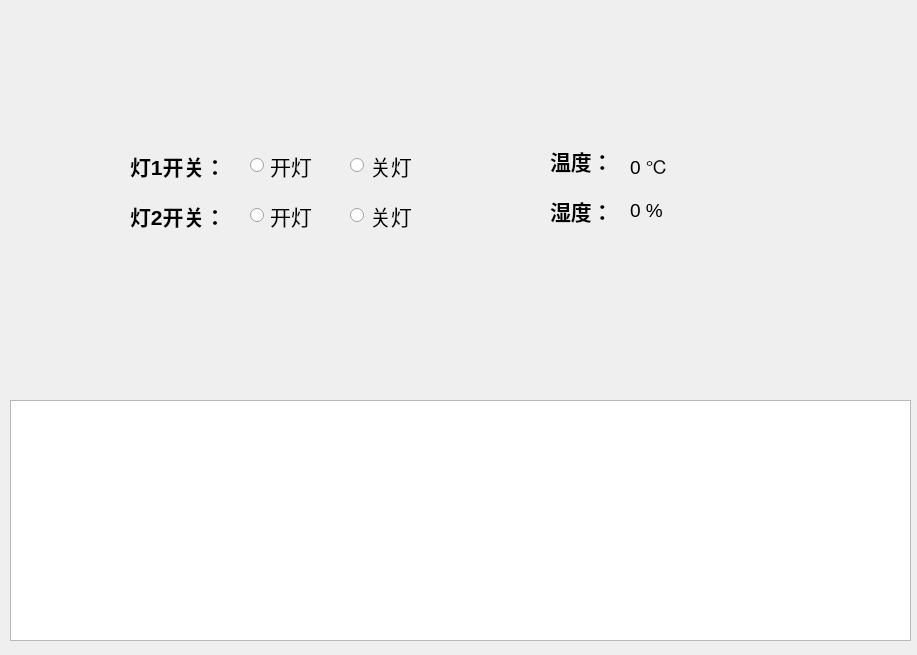
<?xml version="1.0" encoding="UTF-8"?>
<ui version="4.0">
 <class>dialog</class>
 <widget class="QDialog" name="dialog">
  <property name="geometry">
   <rect>
    <x>0</x>
    <y>0</y>
    <width>917</width>
    <height>655</height>
   </rect>
  </property>
  <property name="windowTitle">
   <string>Dialog</string>
  </property>
  <property name="toolTipDuration">
   <number>-4</number>
  </property>
  <widget class="QTextEdit" name="textEdit">
   <property name="geometry">
    <rect>
     <x>10</x>
     <y>400</y>
     <width>901</width>
     <height>241</height>
    </rect>
   </property>
  </widget>
  <widget class="QLabel" name="label">
   <property name="geometry">
    <rect>
     <x>130</x>
     <y>150</y>
     <width>111</width>
     <height>31</height>
    </rect>
   </property>
   <property name="maximumSize">
    <size>
     <width>16777215</width>
     <height>31</height>
    </size>
   </property>
   <property name="font">
    <font>
     <pointsize>16</pointsize>
     <weight>75</weight>
     <bold>true</bold>
    </font>
   </property>
   <property name="lineWidth">
    <number>6</number>
   </property>
   <property name="text">
    <string>灯1开关：</string>
   </property>
   <property name="scaledContents">
    <bool>true</bool>
   </property>
   <property name="wordWrap">
    <bool>false</bool>
   </property>
   <property name="openExternalLinks">
    <bool>false</bool>
   </property>
  </widget>
  <widget class="QRadioButton" name="radioButton">
   <property name="geometry">
    <rect>
     <x>250</x>
     <y>150</y>
     <width>93</width>
     <height>31</height>
    </rect>
   </property>
   <property name="font">
    <font>
     <pointsize>16</pointsize>
    </font>
   </property>
   <property name="text">
    <string>开灯</string>
   </property>
  </widget>
  <widget class="QRadioButton" name="radioButton_2">
   <property name="geometry">
    <rect>
     <x>350</x>
     <y>150</y>
     <width>93</width>
     <height>31</height>
    </rect>
   </property>
   <property name="font">
    <font>
     <pointsize>16</pointsize>
    </font>
   </property>
   <property name="text">
    <string>关灯</string>
   </property>
  </widget>
  <widget class="QLabel" name="label_3">
   <property name="geometry">
    <rect>
     <x>220</x>
     <y>-10</y>
     <width>541</width>
     <height>141</height>
    </rect>
   </property>
   <property name="text">
    <string>&lt;html&gt;&lt;head/&gt;&lt;body&gt;&lt;p&gt;&lt;img src=&quot;:/新前缀/o_nuttertools.png&quot;/&gt;&lt;/p&gt;&lt;/body&gt;&lt;/html&gt;</string>
   </property>
  </widget>
  <widget class="QRadioButton" name="radioButton_3">
   <property name="geometry">
    <rect>
     <x>350</x>
     <y>200</y>
     <width>93</width>
     <height>31</height>
    </rect>
   </property>
   <property name="font">
    <font>
     <pointsize>16</pointsize>
    </font>
   </property>
   <property name="text">
    <string>关灯</string>
   </property>
  </widget>
  <widget class="QLabel" name="label_2">
   <property name="geometry">
    <rect>
     <x>130</x>
     <y>200</y>
     <width>111</width>
     <height>31</height>
    </rect>
   </property>
   <property name="maximumSize">
    <size>
     <width>16777215</width>
     <height>31</height>
    </size>
   </property>
   <property name="font">
    <font>
     <pointsize>16</pointsize>
     <weight>75</weight>
     <bold>true</bold>
    </font>
   </property>
   <property name="lineWidth">
    <number>6</number>
   </property>
   <property name="text">
    <string>灯2开关：</string>
   </property>
   <property name="scaledContents">
    <bool>true</bool>
   </property>
   <property name="wordWrap">
    <bool>false</bool>
   </property>
   <property name="openExternalLinks">
    <bool>false</bool>
   </property>
  </widget>
  <widget class="QRadioButton" name="radioButton_4">
   <property name="geometry">
    <rect>
     <x>250</x>
     <y>200</y>
     <width>93</width>
     <height>31</height>
    </rect>
   </property>
   <property name="font">
    <font>
     <pointsize>16</pointsize>
    </font>
   </property>
   <property name="text">
    <string>开灯</string>
   </property>
  </widget>
  <widget class="QLabel" name="label_4">
   <property name="geometry">
    <rect>
     <x>550</x>
     <y>140</y>
     <width>71</width>
     <height>41</height>
    </rect>
   </property>
   <property name="font">
    <font>
     <pointsize>16</pointsize>
     <weight>75</weight>
     <bold>true</bold>
    </font>
   </property>
   <property name="text">
    <string>温度：</string>
   </property>
  </widget>
  <widget class="QLabel" name="label_5">
   <property name="geometry">
    <rect>
     <x>550</x>
     <y>190</y>
     <width>91</width>
     <height>41</height>
    </rect>
   </property>
   <property name="font">
    <font>
     <pointsize>16</pointsize>
     <weight>75</weight>
     <bold>true</bold>
    </font>
   </property>
   <property name="text">
    <string>湿度：</string>
   </property>
  </widget>
  <widget class="QLabel" name="label_6">
   <property name="geometry">
    <rect>
     <x>630</x>
     <y>150</y>
     <width>111</width>
     <height>31</height>
    </rect>
   </property>
   <property name="font">
    <font>
     <pointsize>14</pointsize>
    </font>
   </property>
   <property name="text">
    <string>0 ℃</string>
   </property>
  </widget>
  <widget class="QLabel" name="label_7">
   <property name="geometry">
    <rect>
     <x>630</x>
     <y>190</y>
     <width>111</width>
     <height>41</height>
    </rect>
   </property>
   <property name="font">
    <font>
     <pointsize>14</pointsize>
    </font>
   </property>
   <property name="text">
    <string>0 %</string>
   </property>
  </widget>
  <zorder>label_3</zorder>
  <zorder>textEdit</zorder>
  <zorder>label</zorder>
  <zorder>radioButton</zorder>
  <zorder>radioButton_2</zorder>
  <zorder>radioButton_3</zorder>
  <zorder>label_2</zorder>
  <zorder>radioButton_4</zorder>
  <zorder>label_4</zorder>
  <zorder>label_5</zorder>
  <zorder>label_6</zorder>
  <zorder>label_7</zorder>
 </widget>
 <resources>
  <include location="nuttertools.qrc"/>
 </resources>
 <connections/>
</ui>
